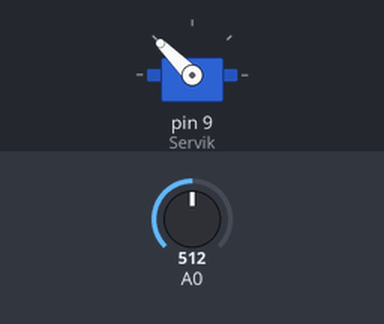
The sketch below on a simulated Arduino Uno, built with avr-gcc and run on an emulated ATmega328P. Parts: servo. The test bench sets the inputs (shaded band); at power-on: A0 = 512.

Above: at 1.2 s.
1.3 s: A0 set to 716
At 1.7 s:
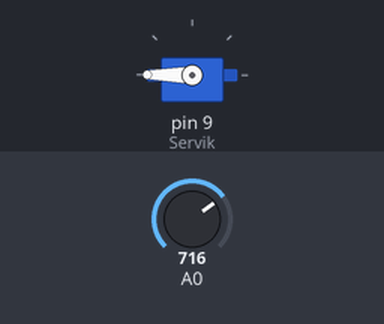
2.8 s: A0 set to 306
At 4.0 s:
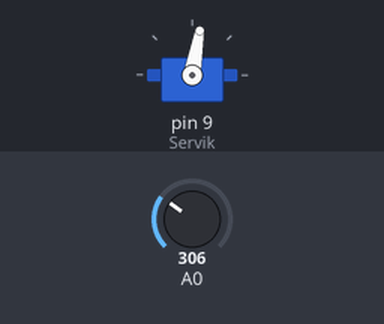
4.3 s: A0 set to 260
At 5.2 s:
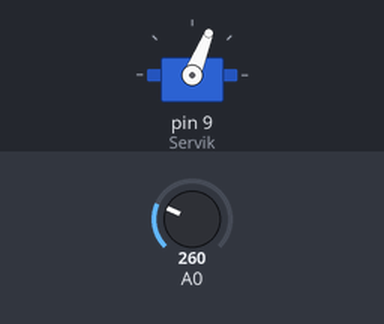
5.8 s: A0 set to 122
At 6.3 s:
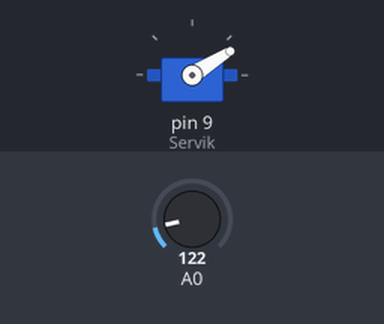
7.3 s: A0 set to 0
At 8.5 s:
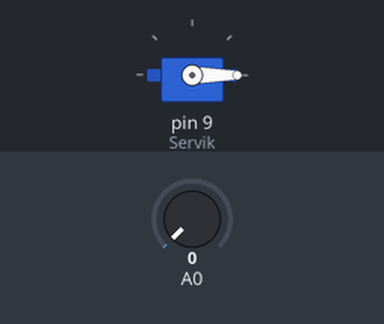
8.8 s: A0 set to 900
At 9.8 s:
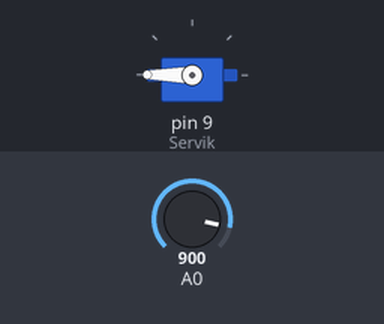
Timing chart, 0 to 11.3 s (numbered marks = the images above; inputs shaded):
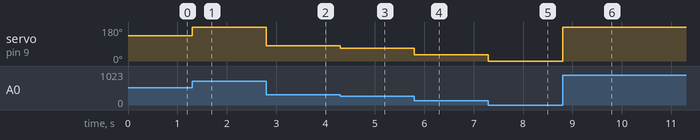

The sketch:

ServikBuzzer.ino
```cpp
//сервомотор, мотор на 180 градусов
//провода: коричневый(черный) - земля, красный - плюс, желтый - управление
//для сервика используем электрические конденсатор (черный цилиндр, ножка минус короче)
//конденсатор это по сути мини аккумулятор, он хранит в себе заряд, а потом дает больше тока чтоб двигать сервик

//сервик, крутящийся в зависимости от потенциометра, если достигает максимума или минимума то писщит сигналка

#include <Servo.h>

#define Buzzer 8 // пин для пищалки
#define Max_Angle 270.0 //максимальный угол потенциометра
Servo Servik; //объявляем переменную сервик, будем к ней обращаться для любого действия с ним

void setup() {
  //pinMode(Buzzer,OUTPUT);// пин выхода для пищалки
  Servik.attach(9);//attach это по сути PinMode для сервика
}

void loop() {
  int val = analogRead(A0);//в val будет потенциометр
  int angle = int(val/1024.0 * Max_Angle); //вычисляем угол поворота потенциометра
  angle = constrain(angle,0,180);//у потенциометра 360 градусов, у сервика 180, о оу, задаем границы
  Servik.write(angle);//подаем сервику на какой угол крутиться
  //if (angle == 180 || angle == 0){ //если угол максимальный или минимальный
    //int frequency = 500;//пищи на этой тональности(+ пойнты если подберешь самый ужасный )
    //tone(Buzzer,frequency,20); //подаем пищалке тональность,20 миллисекунд
  }


/*
//Работаем с корректорным мотором, значит что подаем энергию - крутиться по часовой, подаем обратную полярность - крутиться против часовой
//Моторы больно требовательные, поэтому добавляем полевой транзистор(управляет большими токами(супер, моторы всегда требуют много тока)),
//диод(мотор создает напряжение обратной полярности(когда тормозит),диод пускает ток через себя спасая резисторы)
#include <Arduino.h>
#define Motor 4 //пин мотора

void setup()
{
  pinMode(Motor,OUTPUT); //пин выхода для мотора(как у пищалки)
}

void loop()
{
  int speed = 254;//задаем скорость мотора(0-минимум, 255- максимум)
  analogWrite(Motor,speed);//даем скорость мотору
}*/
```

Measured:
- after the input at 1.3 s, servo on pin 9 (Servik): 135° → 180° at once
- after the input at 2.8 s, servo on pin 9 (Servik): 180° → 80° at once
- after the input at 4.3 s, servo on pin 9 (Servik): 80° → 68° at once
- after the input at 5.8 s, servo on pin 9 (Servik): 68° → 32° at once
- after the input at 7.3 s, servo on pin 9 (Servik): 32° → 0° at once
- after the input at 8.8 s, servo on pin 9 (Servik): 0° → 180° at once
